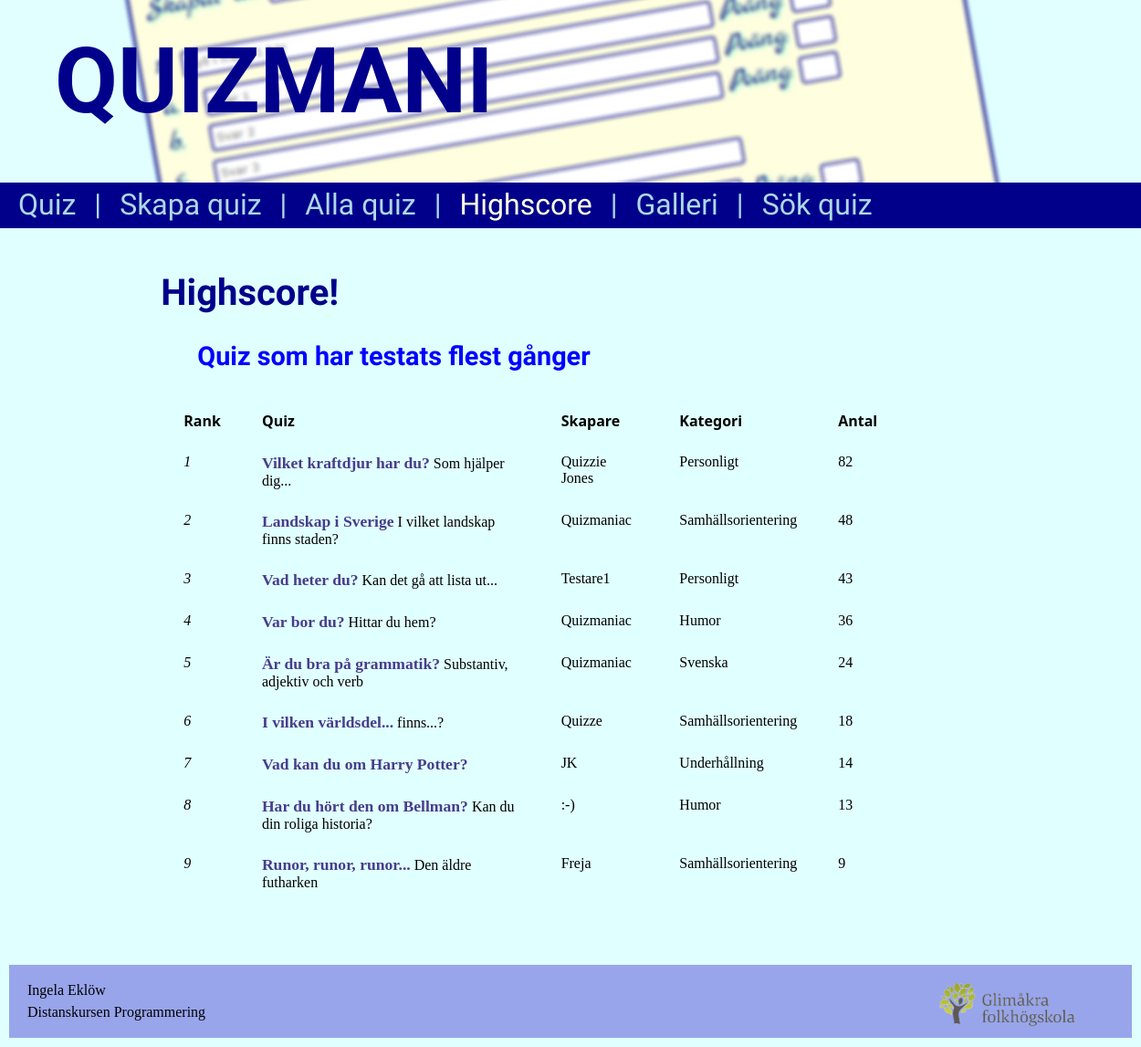
Screenshot of /highscore.php with the database file from the repository.
### tables this page shows
CREATE TABLE `quiz` (
  `ID` int(11) NOT NULL,
  `author` varchar(20) NOT NULL,
  `header` varchar(100) NOT NULL,
  `header2` varchar(100) NOT NULL,
  `category` varchar(20) NOT NULL,
  `run` int(11) NOT NULL,
  `result1` varchar(150) NOT NULL,
  `result2` varchar(150) NOT NULL,
  `result3` varchar(150) NOT NULL,
  `question1` varchar(150) NOT NULL,
  `answer1a` varchar(150) NOT NULL,
  `points1a` int(11) NOT NULL,
  `answer1b` varchar(150) NOT NULL,
  `points1b` int(11) NOT NULL,
  `answer1c` varchar(150) NOT NULL,
  `points1c` int(11) NOT NULL,
  `question2` varchar(150) NOT NULL,
  `answer2a` varchar(150) NOT NULL,
  `points2a` int(11) NOT NULL,
  `answer2b` varchar(150) NOT NULL,
  `points2b` int(11) NOT NULL,
  `answer2c` varchar(150) NOT NULL,
  `points2c` int(11) NOT NULL,
  `question3` varchar(150) NOT NULL,
  `answer3a` varchar(150) NOT NULL,
  `points3a` int(11) NOT NULL,
  `answer3b` varchar(150) NOT NULL,
  `points3b` int(11) NOT NULL,
  `answer3c` varchar(150) NOT NULL,
  `points3c` int(11) NOT NULL
);

### highscore.php (the view, shortened to what this page needs)
<?php
    include "header.php";
    $server = "localhost";
    $username = "ingela333";
    $password = "phpmyadmin,01";
    $db = "ingela333";
    $link = new mysqli($server, $username, $password, $db);
?>
<div id="page" class="container">
    <main>
        <h1>
            Highscore!
        </h1>
        <?php
            $sql = "SELECT * FROM quiz ORDER BY run DESC";
            $data = $link->query($sql);
            echo "<h3>Quiz som har testats flest gånger</h3>";
            echo "<table>", "<thead>", "<tr>";
            echo "<th>Rank</th>";
            echo "<th>Quiz</th>";
            echo "<th>Skapare</th>";
            echo "<th>Kategori</th>";
            echo "<th>Antal</th>";
            echo "</tr>"; "</thead>";
            $rank = 1;
            while($row = $data->fetch_assoc() and $rank<=50){
                $quizid =  $row["ID"];
                echo "<tbody>", "<tr>";
                echo "<td><i>", $rank, "</i></td>";
                echo "<td><a href='quiz.php?id=".$quizid."'><b>", $row["header"], "</b> ", $row["header2"], "</a></td>";
                echo "<td>", $row["author"], "</td>";
                echo "<td>", $row["category"], "</td>";
                echo "<td>", $row["run"], "</td>";
                echo "</tr>";
                $rank = $rank + 1;
            }
            echo "</tbody>", "</table>";
            echo "<br><br>";
        ?>
    </main>
    <aside>
    </aside>
</div>
<?php
    include "footer.php";
?>

### styles/style.css (style rules this page uses)
html { font-size: 16px }
body { margin: 0; padding: 0; background-color: lightcyan }
.container { width: 100%; display: flex; padding: 10px }
.container::after { content: ” ”; display: block; clear: both }
div#page { width: 75%; margin: 0 auto }
main, aside { box-sizing: border-box; float: left; padding: 10px }
main { width: 67%; min-width: 830px }
aside { width: 33%; min-width: 250px; }
@media screen and (min-width: 54px) { html, nav { min-width: 1530px; } }
@media screen and (min-width: 768px) { html, nav { min-width: 1100px; } }
div { box-sizing: border-box }
h1 { color: darkblue; font-size: 2.5em; font-family: 'Caveat Brush', cursive; }
h3 { color: blue; font-size: 1.8em; margin-left: 40px; font-family: 'Marck Script', cursive; }
a, td a { text-decoration: none; }
a, ul li a { color: black; }
b { color: darkslateblue; font-size: 1.1em; }
table { border-spacing: 5px; border-width: 2px }
th { font-family: 'Segoe UI', Tahoma, Geneva, Verdana, sans-serif; padding: 10px 20px; text-align: left }
tr { vertical-align: top; }
td { padding: 10px 20px; text-align: left }

### rows the page displays
quiz: header "Vilket kraftdjur har du?", header2 "Som hjälper dig...", author "Quizzie Jones", category "Personligt", run "82"
quiz: header "Landskap i Sverige", header2 "I vilket landskap finns staden?", author "Quizmaniac", category "Samhällsorientering", run "48"
quiz: header "Vad heter du?", header2 "Kan det gå att lista ut...", author "Testare1", category "Personligt", run "43"
quiz: header "Var bor du?", header2 "Hittar du hem?", author "Quizmaniac", category "Humor", run "36"
quiz: header "Är du bra på grammatik?", header2 "Substantiv, adjektiv och verb", author "Quizmaniac", category "Svenska", run "24"
quiz: header "I vilken världsdel...", header2 "finns...?", author "Quizze", category "Samhällsorientering", run "18"
quiz: header "Vad kan du om Harry Potter?", author "JK", category "Underhållning", run "14"
quiz: header "Har du hört den om Bellman?", header2 "Kan du din roliga historia?", author ":-)", category "Humor", run "13"
quiz: header "Runor, runor, runor...", header2 "Den äldre futharken", author "Freja", category "Samhällsorientering", run "9"
